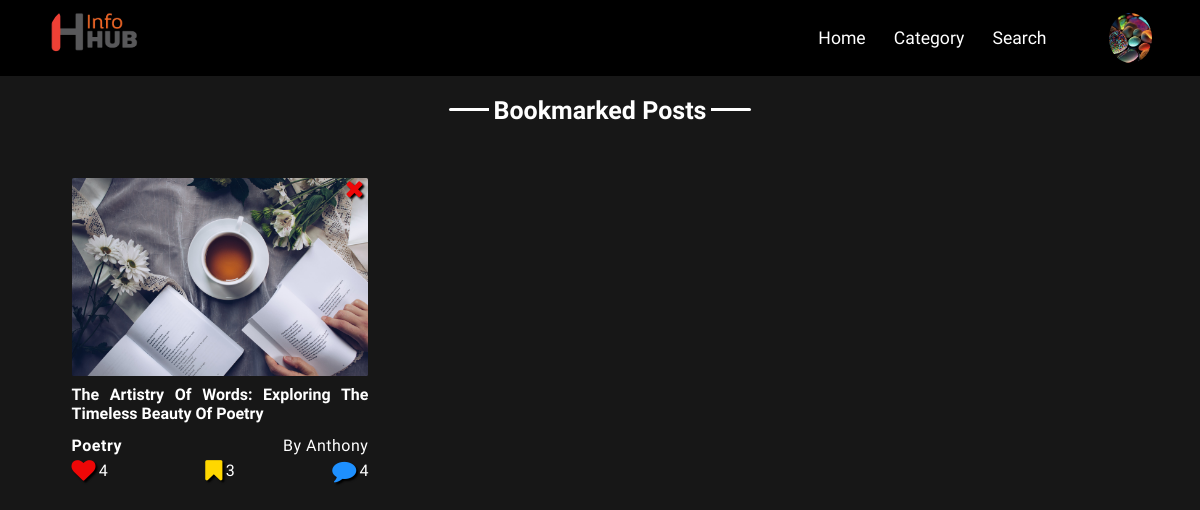
The page /bookmarked/ (signed in) on the database its author committed.
### Users/models.py (models this page shows, shortened)
class Profile(models.Model):
    user = models.OneToOneField(User, on_delete=models.CASCADE)
    image = models.ImageField(default='Profile.png', upload_to='User_Profile_Picture')
    file_name = models.CharField(max_length=50, blank=True)
    age = models.CharField(max_length=3, default=18)

### blogApp/models.py (models this page shows, shortened)
class Post(models.Model):
    class NewManager(models.Manager):
        def get_queryset(self):
            return super().get_queryset() .filter(Status='published')
    options = (
        ('draft', 'Draft'),
        ('published', 'Published'),
    )
    Title = models.CharField(max_length=250)
    First_Name = models.CharField(max_length=15)
    Last_Name = models.CharField(max_length=15)
    Email = models.EmailField(max_length=30)
    slug = models.SlugField(max_length=250, unique_for_date='Publish', default='default')
    Publish = models.DateTimeField(default=timezone.now )
    Author = models.ForeignKey (User, on_delete=models.CASCADE, related_name='blog_posts')
    Content = models.TextField()
    Category = models.ForeignKey(Category, on_delete=models.PROTECT, default=1)
    Category_Tag = models.CharField(max_length=20, default='Default')
    Image = models.ImageField(upload_to=User_Directory_Path)
    Status = models.CharField(max_length=10, choices=options, default='draft')
    Objects = models.Manager() #default Manager
    Newmanager = NewManager() #custom manager
    likes_count = models.IntegerField(default='0')
    likes = models.ManyToManyField(User, related_name='like', default=None, blank=True)
    liked = models.BooleanField(default=False)
    bookmark_count =  models.IntegerField(default=0)
    bookmark = models.ManyToManyField(User, related_name='bookmark',default=None, blank=True )
    def get_absolute_url(self):
        return reverse('blogApp:Single_Post', args=[self.slug])
    class Meta:
        ordering = ('-Publish',)[:8]

### blogApp/views.py (the view)
# urls.py: path('bookmarked/', views.bookmarked, name='Bookmarked_Page'),
@login_required
def bookmarked(request):
    bookmarked_post = Post.Newmanager.annotate(num_comments=Count('Comment')).filter(bookmark = request.user)
    return render(request, 'blogApp/bookmark.html', {'bookmarked_post': bookmarked_post})

### blogApp/context_processor.py (called while the page is built)
def Category_List_Options(request):
    Category_List_Options = Category.objects.exclude(name='Default')
    return {'Category_List_Options' : Category_List_Options}

### blogApp/templates/blogApp/bookmark.html (shortened to what this page needs)
{% extends 'blogApp/Base.html' %}
{% load static %}
    {% block templates %}
<div class="Wrapper">
        <div class="Updates">
            <p>Bookmarked  Posts</p>
        </div>
        <div class="Grid">
            {% for Bookmark in bookmarked_post %}
            <div class="Grid-Item">
                <div class="Card Bookmark">
                    <img  src="{{Bookmark.Image.url}}" alt="{{Bookmark.Category_Tag}}">
                        <a href="{{Bookmark.get_absolute_url}}"><p>{{ Bookmark.Title|truncatechars:65}}</p></a>
                        <div class="Card-Footer">
                                <h3>{{Bookmark.Category_Tag}}</h3>
                                <p>By {{Bookmark.Last_Name }}</p>
                        </div>
                        <div class="Reactions">
                            <div class="item Likes">
                                <i  class="fa fa-heart"></i>
                                <p>{{Bookmark.likes_count}}</p>
                            </div>
                             <div class="item Favourites">
                                <i  class="fa fa-bookmark"></i>
                                <p>{{Bookmark.bookmark_count}}</p>
                            </div>
                            <div class="item Comments">
                                <i  class="fa fa-comment"></i>
                                <p>{{Bookmark.num_comments}}</p>
                            </div>
                        </div>
                        <div class="Cancel_Bookmark">
                            <a href="{% url 'blogApp:Bookmark_Page' Bookmark.id %}">
                                <i  class="fa fa-times"></i>
                            </a>
                        </div>
                </div>
            </div>
            {% endfor %}
        </div>
</div>
{% endblock %}

### blogApp/templates/blogApp/Base.html (shortened to what this page needs)
{% load static %}
<!DOCTYPE html>
<html lang="en">
<head>
    <link rel="stylesheet" href="{% static 'css/Main.css' %}">
    <link rel="stylesheet" href="https://cdnjs.cloudflare.com/ajax/libs/font-awesome/4.7.0/css/font-awesome.min.css">
</head>
<body class="RemoveNav">
        <div class="Wrapper">
            <nav>
               <img class="Logo" src="{% static 'media\Logo.png' %}" alt="Logo">
                    <ul>
                        <li><a href="{% url 'blogApp:Home_Page' %}">Home</a></li>
                        <li><a href="#" class="OpenCategoryList">Category</a></li>
                        <li><a href="#">Search</a></li>
                    </ul>
                    <img src="{{user.profile.image.url}}" alt="Default-Image"  class="MoreLink" >
            </nav>
            {% block templates %}
            {% endblock %}
        </div>
</body>
</html>

### blogApp/static/css/Main.css (style rules this page uses)
:root { --FS-Paragraph-xm: .5rem; --FS-Paragraph-md: .6rem; --FS-Paragraph-md2: .7rem; --FS-Paragraph-bg: .8rem; --FS-Paragraph-bg2: .9rem; --FS-Heading-xm: .5rem; --FS-Heading-md: .6rem; --FS-Heading-bg: .7rem; --FS-Heading-md2: .8rem; --FS-Heading-bg2: .9rem; --FS-Paragraph: 1rem; --FS-Paragraph2: 1.1rem; --FS-Paragraph3: 1.2rem; --FS-Paragraph4: 1.3rem; --FS-Heading1:clamp(.4rem, 1rem, 1.5rem); --FS-Small-Heading:1.1rem; --FS-Small-Heading2:1.2rem; --FS-Small-Heading3:1.3rem; --FS-Small-Heading4:1.4rem; --FS-Heading2: 1.5rem; --FS-Heading3: 1.7rem; --FS-Heading4: 2rem; }
* { padding: 0; margin: 0; box-sizing: border-box; }
body { background-color: #0b0b0bf2; scrollbar-width: none; }
a { text-decoration: none; color: #fff; cursor: pointer; }
nav { display: flex; justify-content: space-between; align-items: center; background-color: #000; color: #fff; padding: 0 3em; position: fixed; top: 0; right: 0; left: 0; z-index: 1000 }
nav ul { width: 100%; list-style: none; display: flex; justify-content: flex-end; padding: 0 3em; }
nav ul li:nth-child(3) { display: flex; align-items: center; }
nav ul li { position: relative; padding: 0 .8em; font-family: 'Oswald', sans-serif; font-size: 1.1rem; text-transform: capitalize; transition: transform 0.3s; }
.Logo { object-fit: contain; height: auto; width:90px; }
nav img { width: 50px; height: 50px; border-radius: 50%; cursor: pointer; }
.Updates { display: flex; flex-direction: row; justify-content: center; align-items: center; margin-top: 6em; color: #fff; }
.Updates p { font-size:25px; font-family: 'Josefin Sans', sans-serif; font-weight: 600; text-transform: capitalize; position: relative; }
.Updates p::after { content: ""; position: absolute; top:40%; left: -44px; height: 3px; width: 40px; background-color: #fff; border-bottom-left-radius: .1em; border-top-left-radius: .1em; }
.Updates p::before { content: ""; position: absolute; top:40%; right: -44px; height: 3px; width: 40px; background-color: #fff; border-bottom-right-radius: .1em; border-top-right-radius: .1em; }
.Grid-Item { width: 100%; padding: .5em .8em; }
.Grid { display: grid; width: 95%; margin: .8em auto; grid-template-columns: repeat(3, 1fr); }
.Card { margin: 1.3em; background-color: transparent; padding: .7em .5em; border-radius: .3em; color: #fff; }
.Card img { border-radius: .1em; display: flex; object-fit: contain; width: 100%; height: 100%; }
.Card a { font-size:var(--FS-Heading1); font-family: 'Josefin sans', sans-serif; text-align: justify; font-weight: 700; text-transform: capitalize; }
.Card a p { font-size: var(--FS-Paragraph); padding: .6em 0 .1em 0; }
.Card-Footer { display: flex; flex-direction: row; justify-content: space-between; letter-spacing: .5px; align-items: center; margin: .7em 0 0 0 ; }
.Card-Footer p, h3 { font-size:var(--FS-Heading1); font-family: 'Oswald', sans-serif; text-transform: capitalize; }
.Reactions,.Reaction_Info { display: flex; justify-content: space-between; align-items: center; margin: .2em 0; position: relative; color: #fff; }
.item, .Item_Info { display: flex; justify-content: center; align-items: center; }
.item i { font-size: 1.5rem; cursor: pointer; color:#fff; transition: .5s ease-in-out; }
.item p { font-size: 16px; padding-left: .3em; }
.Item_Info span, p { font-family: 'Josefin sans', sans-serif; font-size:16px; }
.Likes i { text-shadow: 2px 2px 2px #000; }
.Favourites i { color: #FFD700 ; text-shadow: 2px 2px 2px #000; }
.item { display: flex; justify-content: center; align-items: center; }
.item p { padding-left: .2em; font-family: 'Teko', sans-serif; }
.Comments i { color: #1E90FF; text-shadow: 2px 2px 2px #000; }
.Likes i { color:#ee0707; text-shadow: 2px 2px 2px #000; }
::placeholder { color: #000; font-family: 'Teko', sans-serif; font-size:var(--FS-Paragraph); }
.Bookmark { position: relative; }
.Cancel_Bookmark { position: absolute; top:3%; right: 4%; }
.Cancel_Bookmark a i { color: #ee0707; font-size: 1.5rem; text-shadow: 2px 2px 2px #000; }

### rows shown on the page
Post: Image (picture), Title "The Artistry Of Words: Exploring The Timeless Beauty Of Poetry", Category_Tag "Poetry", Last_Name "Anthony", likes_count "4", bookmark_count "3", num_comments "4"
